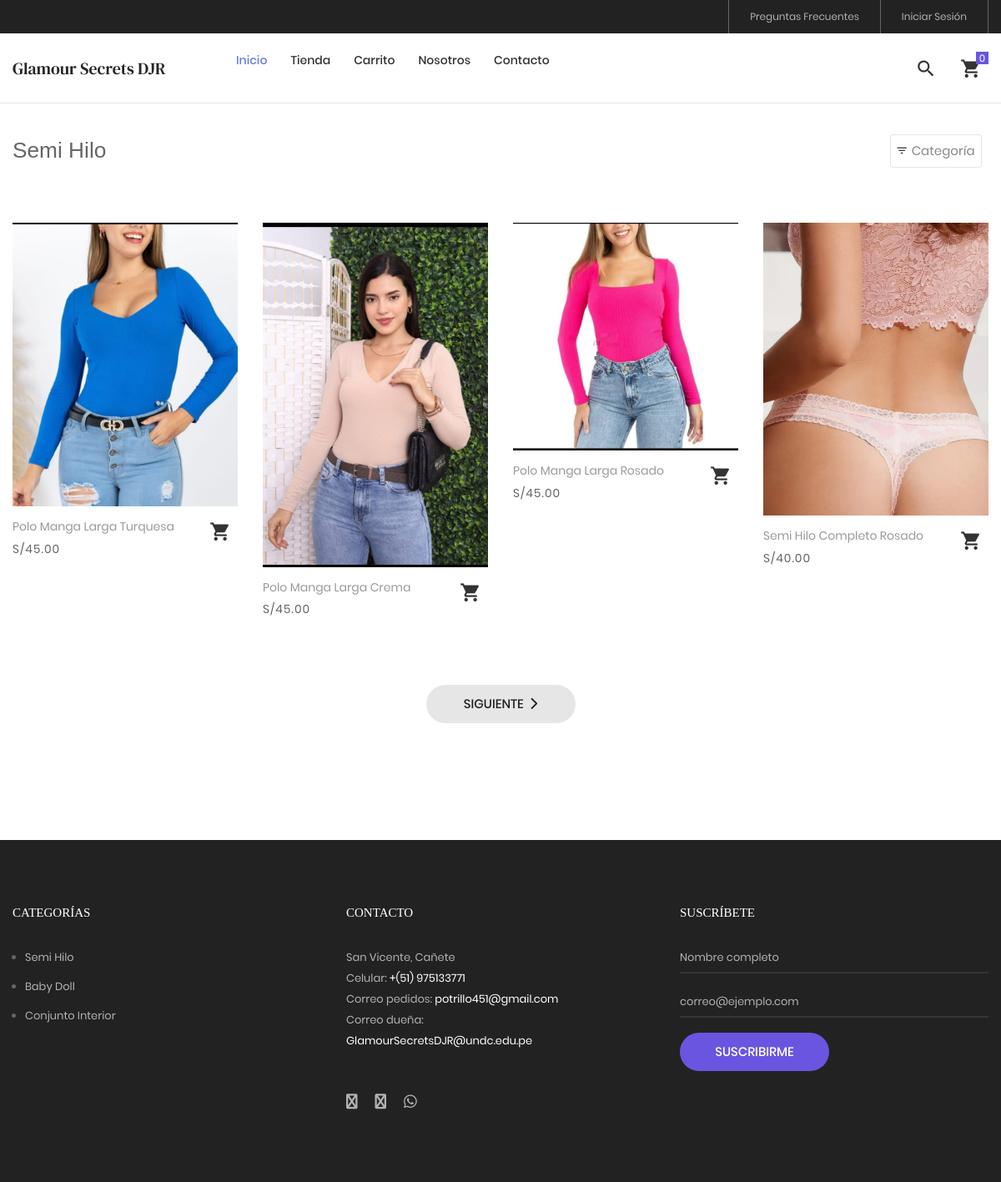
The page /tienda/categoria/1/semi-hilo on the database its author committed.
### tables this page shows
CREATE TABLE `producto` (
  `idproducto` bigint(20) NOT NULL,
  `categoriaid` bigint(20) NOT NULL,
  `codigo` varchar(30) NOT NULL,
  `nombre` varchar(255) NOT NULL,
  `descripcion` text NOT NULL,
  `precio` decimal(11,2) NOT NULL,
  `stock` int(11) NOT NULL,
  `imagen` varchar(100) DEFAULT NULL,
  `datecreated` datetime NOT NULL DEFAULT current_timestamp(),
  `ruta` varchar(255) NOT NULL,
  `status` int(11) NOT NULL DEFAULT 1
);

CREATE TABLE `categoria` (
  `idcategoria` bigint(20) NOT NULL,
  `nombre` varchar(255) NOT NULL,
  `descripcion` text NOT NULL,
  `portada` varchar(100) NOT NULL,
  `datecreated` datetime NOT NULL DEFAULT current_timestamp(),
  `ruta` varchar(255) NOT NULL,
  `status` int(11) NOT NULL DEFAULT 1
);

### Libraries/Core/Views.php (called while the page is built)
<?php
	class Views
	{
		function getView($controller,$view,$data="")
		{
			$controller = get_class($controller);
			if($controller == "Home"){
				$view = "Views/".$view.".php";
			}else{
				$view = "Views/".$controller."/".$view.".php";
			}
			require_once ($view);
		}
	}
 ?>

### index.php (called while the page is built, shortened)
<?php
	require_once("Helpers/Helpers.php");
	require_once("Libraries/Core/Load.php");
 ?>

### Libraries/Core/Mysql.php (called while the page is built, shortened)
<?php
	class Mysql extends Conexion
	{
		private $conexion;
		function __construct()
		{
			$this->conexion = new Conexion();
			$this->conexion = $this->conexion->conect();
		}
		public function select(string $query)
		{
			$this->strquery = $query;
        	$result = $this->conexion->prepare($this->strquery);
			$result->execute();
        	$data = $result->fetch(PDO::FETCH_ASSOC);
        	return $data;
		}
		public function select_all(string $query)
		{
			$this->strquery = $query;
        	$result = $this->conexion->prepare($this->strquery);
			$result->execute();
        	$data = $result->fetchall(PDO::FETCH_ASSOC);
        	return $data;
		}
	}
 ?>

### Libraries/Core/Conexion.php (called while the page is built)
<?php
class Conexion{
	private $conect;
	public function __construct(){
		$connectionString = "mysql:host=".DB_HOST.";dbname=".DB_NAME.";charset=".DB_CHARSET;
		try{
			$this->conect = new PDO($connectionString, DB_USER, DB_PASSWORD);
			$this->conect->setAttribute(PDO::ATTR_ERRMODE, PDO::ERRMODE_EXCEPTION);
		}catch(PDOException $e){
			$this->conect = 'Error de conexión';
		    echo "ERROR: " . $e->getMessage();
		}
	}
	public function conect(){
		return $this->conect;
	}
}
?>

### Models/TProducto.php (called while the page is built, shortened)
<?php
require_once("Libraries/Core/Mysql.php");
trait TProducto{
	public function getProductosCategoriaT(int $idcategoria, string $ruta, $desde = null, $porpagina = null){
		$this->intIdcategoria = $idcategoria;
		$this->strRuta = $ruta;
		$where = "";
		if(is_numeric($desde) AND is_numeric($porpagina)){
			$where = " LIMIT ".$desde.",".$porpagina;
		}
		$this->con = new Mysql();
		$sql_cat = "SELECT idcategoria,nombre,ruta FROM categoria WHERE idcategoria = '{$this->intIdcategoria}'";
		$request = $this->con->select($sql_cat);
		if(!empty($request)){
			$this->strCategoria = $request['nombre'];
			$this->strRutaCategoria = $request['ruta'];
			$sql = "SELECT p.idproducto,
							p.codigo,
							p.nombre,
							p.descripcion,
							p.categoriaid,
							c.nombre as categoria,
							p.precio,
							p.ruta,
							p.stock
					FROM producto p
					INNER JOIN categoria c
					ON p.categoriaid = c.idcategoria
					WHERE p.status != 0 AND p.categoriaid = $this->intIdcategoria AND c.ruta = '{$this->strRuta}'
					ORDER BY p.idproducto DESC ".$where;
					$request = $this->con->select_all($sql);
					if(count($request) > 0){
						for ($c=0; $c < count($request) ; $c++) {
							$intIdProducto = $request[$c]['idproducto'];
							$sqlImg = "SELECT img
									FROM imagen
									WHERE productoid = $intIdProducto";
							$arrImg = $this->con->select_all($sqlImg);
							if(count($arrImg) > 0){
								for ($i=0; $i < count($arrImg); $i++) {
									$arrImg[$i]['url_image'] = media().'/images/uploads/'.$arrImg[$i]['img'];
								}
							}
							$request[$c]['images'] = $arrImg;
						}
					}
			$request = array('idcategoria' => $this->intIdcategoria,
								'ruta' => $this->strRutaCategoria,
								'categoria' => $this->strCategoria,
								'productos' => $request
							);
		}
		return $request;
	}
}
 ?>

### Helpers/Helpers.php (called while the page is built, shortened)
<?php
	function base_url()
	{
		return BASE_URL;
	}
    function footerTienda($data="")
    {
        $view_footer = "Views/Template/footer_tienda.php";
        require_once ($view_footer);
    }
    function formatMoney($cantidad){
        $cantidad = number_format($cantidad,2,SPD,SPM);
        return $cantidad;
    }
    function getCatFooter(){
        require_once ("Models/CategoriasModel.php");
        $objCategoria = new CategoriasModel();
        $request = $objCategoria->getCategoriasFooter();
        return $request;
    }
    function getInfoPage(int $idpagina){
        require_once("Libraries/Core/Mysql.php");
        $con = new Mysql();
        $sql = "SELECT * FROM post WHERE idpost = $idpagina";
        $request = $con->select($sql);
        return $request;
    }
 ?>

### Models/CategoriasModel.php (called while the page is built, shortened)
<?php
	class CategoriasModel extends Mysql
	{
		public function getCategoriasFooter(){
			$sql = "SELECT idcategoria, nombre, descripcion, portada, ruta
					FROM categoria WHERE  status = 1 AND idcategoria IN (".CAT_FOOTER.")";
			$request = $this->select_all($sql);
			if(count($request) > 0){
				for ($c=0; $c < count($request) ; $c++) {
					$request[$c]['portada'] = BASE_URL.'/Assets/images/uploads/'.$request[$c]['portada'];
				}
			}
			return $request;
		}
	}
 ?>

### Views/Tienda/categoria.php (the view, shortened to what this page needs)
<?php
$arrProductos = $data['productos'];
 ?>
<br><br><br>
<hr>
	<div class="bg0 m-t-23 p-b-140">
		<div class="container">
			<div class="flex-w flex-sb-m p-b-52">
				<div class="flex-w flex-l-m filter-tope-group m-tb-10">
					<h3><?= $data['page_title']; ?></h3>
				</div>
				<div class="flex-w flex-c-m m-tb-10">
					<div class="flex-c-m stext-106 cl6 size-104 bor4 pointer hov-btn3 trans-04 m-r-8 m-tb-4 js-show-filter">
						<i class="icon-filter cl2 m-r-6 fs-15 trans-04 zmdi zmdi-filter-list"></i>
						 Categoría &nbsp;
					</div>
				</div>
			</div>
			<div class="row isotope-grid">
			<?php
			if(!empty($arrProductos)){
				for ($p=0; $p < count($arrProductos); $p++) {
					$ruta = $arrProductos[$p]['ruta'];
					if(count($arrProductos[$p]['images']) > 0 ){
						$portada = $arrProductos[$p]['images'][0]['url_image'];
					}else{
						$portada = media().'/images/uploads/product.png';
					}
			 ?>
				<div class="col-sm-6 col-md-4 col-lg-3 p-b-35 isotope-item women">
					<div class="block2">
						<div class="block2-pic hov-img0">
							<img src="<?= $portada ?>" alt="<?= $arrProductos[$p]['nombre'] ?>">
						</div>
						<div class="block2-txt flex-w flex-t p-t-14">
							<div class="block2-txt-child1 flex-col-l ">
								<a href="<?= base_url().'/tienda/producto/'.$arrProductos[$p]['idproducto'].'/'.$ruta; ?>" class="stext-104 cl4 hov-cl1 trans-04 js-name-b2 p-b-6">
									<?= $arrProductos[$p]['nombre'] ?>
								</a>
								<span class="stext-105 cl3">
									<?= SMONEY.formatMoney($arrProductos[$p]['precio']); ?>
								</span>
							</div>
							<div class="block2-txt-child2 flex-r p-t-3">
								<a href="#"
								 id="<?= openssl_encrypt($arrProductos[$p]['idproducto'],METHODENCRIPT,KEY); ?>"
								 class="btn-addwish-b2 dis-block pos-relative js-addwish-b2 js-addcart-detail
								 icon-header-item cl2 hov-cl1 trans-04 p-l-22 p-r-11
								 ">
									<i class="zmdi zmdi-shopping-cart"></i>
								</a>
							</div>
						</div>
					</div>
				</div>
			<?php
				}
			}else{
				?>
			<p>No hay productos para mostrar <a href="<?= base_url() ?>/tienda"> Ver productos</a></p>
			<?php
			}
			?>
			</div>
			<?php
				if(count($data['productos']) > 0){
					$nextPagina = $data['pagina'] + 1;
			 ?>
			<div class="flex-c-m flex-w w-full p-t-45">
			<?php if($data['pagina'] != $data['total_paginas']){ ?>
				<a href="<?= base_url() ?>/tienda/categoria/<?= $data['infoCategoria']['idcategoria'].'/'.$data['infoCategoria']['ruta'].'/'.$nextPagina ?>" class="flex-c-m stext-101 cl5 size-103 bg2 bor1 hov-btn1 p-lr-15 trans-04"> Siguiente &nbsp; <i class="fas fa-chevron-right"></i> </a>
			<?php } ?>
			</div>
			<?php
				}
			 ?>
		</div>
	</div>
<?php
	footerTienda($data);
?>

### Views/Template/footer_tienda.php (shortened to what this page needs)
	<?php
		$catFotter = getCatFooter();
	 ?>
	<footer class="bg3 p-t-75 p-b-32">
		<div class="container">
			<div class="row">
				<div class="col-sm-6 col-lg-4 p-b-50">
					<h4 class="stext-301 cl0 p-b-30">
						Categorías
					</h4>
					<?php if(count($catFotter) > 0){ ?>
					<ul>
						<?php foreach ($catFotter as $cat) { ?>
						<li class="p-b-10">
							<a href="<?= base_url() ?>/tienda/categoria/<?= $cat['idcategoria'].'/'.$cat['ruta'] ?>" class="stext-107 cl7 hov-cl1 trans-04">
								<?= $cat['nombre'] ?>
							</a>
						</li>
						<?php } ?>
					</ul>
					<?php } ?>
				</div>
				<div class="col-sm-6 col-lg-4 p-b-50">
					<h4 class="stext-301 cl0 p-b-30">
						Contacto
					</h4>
					<p class="stext-107 cl7 size-201">
						<?= DIRECCION ?> <br>
						Celular: <a class="linkFooter" href="tel:<?= TELEMPRESA ?>"><?= TELEMPRESA ?></a><br>
						Correo pedidos: <a class="linkFooter" href="mailto:<?= EMAIL_PEDIDOS ?>"><?= EMAIL_PEDIDOS ?></a><br>
						Correo dueña: <a class="linkFooter" href="mailto:<?= EMAIL_EMPRESA ?>"><?= EMAIL_EMPRESA ?></a>
					</p>
					<div class="p-t-27">
						<a href="<?= FACEBOOK ?>" target="_blanck" class="fs-18 cl7 hov-cl1 trans-04 m-r-16">
							<i class="fa fa-facebook"></i>
						</a>
						<a href="<?= INSTAGRAM ?>" target="_blanck"  class="fs-18 cl7 hov-cl1 trans-04 m-r-16">
							<i class="fa fa-instagram"></i>
						</a>
						<a href="https://wa.me/<?= WHATSAPP ?>" target="_blanck"  class="fs-18 cl7 hov-cl1 trans-04 m-r-16">
							<i class="fab fa-whatsapp"></i>
						</a>
					</div>
				</div>
				<div class="col-sm-6 col-lg-4 p-b-50">
					<h4 class="stext-301 cl0 p-b-30">
						Suscríbete
					</h4>
					<form id="frmSuscripcion" name="frmSuscripcion">
						<div class="wrap-input1 w-full p-b-4">
							<input class="input1 bg-none plh1 stext-107 cl7" type="text" id="nombreSuscripcion" name="nombreSuscripcion" placeholder="Nombre completo" required>
						</div>
						<br>
						<div class="wrap-input1 w-full p-b-4">
							<input class="input1 bg-none plh1 stext-107 cl7" type="email" id="emailSuscripcion" name="emailSuscripcion" placeholder="correo@ejemplo.com" required >
						</div>
						<div class="p-t-18">
							<button class="flex-c-m stext-101 cl0 size-103 bg1 bor1 hov-btn2 p-lr-15 trans-04">
								Suscribirme
							</button>
						</div>
					</form>
				</div>
			</div>
		</div>
	</footer>
</body>
</html>

### Assets/tienda/css/main.css (style rules this page uses)
.container { max-width: 1380px; }
@media (max-width: 1600px) { .container { max-width: 1200px; } }
.container p { margin-bottom: 20px; }
.container ul, .container ol { margin-left: 15px; margin-bottom: 20px; }
.container ul, .container ul li { list-style: initial; }
.icon-header-item { position: relative; font-size: 26px; line-height: 1; cursor: pointer; }
.block2-pic { position: relative; }
.block2-txt-child1 { width: calc(100% - 30px); }
.block2-txt-child2 { width: 30px; }
.cl0 { color: #fff; }
.cl2 { color: #333; }
.cl3 { color: #666; }
.cl4 { color: #999; }
.cl5 { color: #222; }
.cl6 { color: #888; }
.cl7 { color: #b2b2b2; }
.stext-101 { font-family: Poppins-Medium; font-size: 15px; line-height: 1.466667; text-transform: uppercase; }
.stext-104 { font-family: Poppins-Regular; font-size: 14px; line-height: 1.466667; }
.stext-105 { font-family: Poppins-Regular; font-size: 14px; line-height: 1.466667; letter-spacing: 1px; }
.stext-106 { font-family: Poppins-Regular; font-size: 15px; line-height: 1.2; }
.stext-107 { font-family: Poppins-Regular; font-size: 13px; line-height: 1.923; }
.stext-301 { font-family: Montserrat-Bold; font-size: 15px; line-height: 1.6; text-transform: uppercase; }
.size-103 { min-width: 179px; height: 46px; }
.size-104 { min-width: 94px; height: 40px; }
.size-201 { max-width: 270px; }
.bg-none { background-color: transparent; }
.bg0 { background-color: #fff; }
.bg1 { background-color: #6955df; }
.bg2 { background-color: #e6e6e6; }
.bg3 { background-color: #222; }
.bor1 { border-radius: 23px; }
.bor4 { border: 1px solid #e6e6e6; border-radius: 3px; }
.wrap-input1 { position: relative; border-bottom: 2px solid rgba(204,204,204, 0.1); }
.input1 { background-color: transparent; width: 100%; }
.hov-img0 { display: block; overflow: hidden; }
.hov-img0 img { width: 100%; -webkit-transition: transform 0.9s ease; -o-transition: transform 0.9s ease; -moz-transition: transform 0.9s ease; transition: transform 0.9s ease; }
.linkFooter { color: #FFF !important; }

### rows shown on the page
producto: shows a picture, nombre "Polo Manga Larga Turquesa", precio "45.00"
producto: shows a picture, nombre "Polo Manga Larga Crema", precio "45.00"
producto: shows a picture, nombre "Polo Manga Larga Rosado", precio "45.00"
producto: shows a picture, nombre "Semi Hilo Completo Rosado", precio "40.00"
categoria: nombre "Semi Hilo"
categoria: nombre "Baby Doll"
categoria: nombre "Conjunto Interior"

### other values the page prints
$data['page_title'] "Semi Hilo"
DIRECCION "San Vicente, Cañete"
TELEMPRESA "+(51) 975133771"
EMAIL_PEDIDOS "potrillo451@gmail.com"
EMAIL_EMPRESA "GlamourSecretsDJR@undc.edu.pe"
